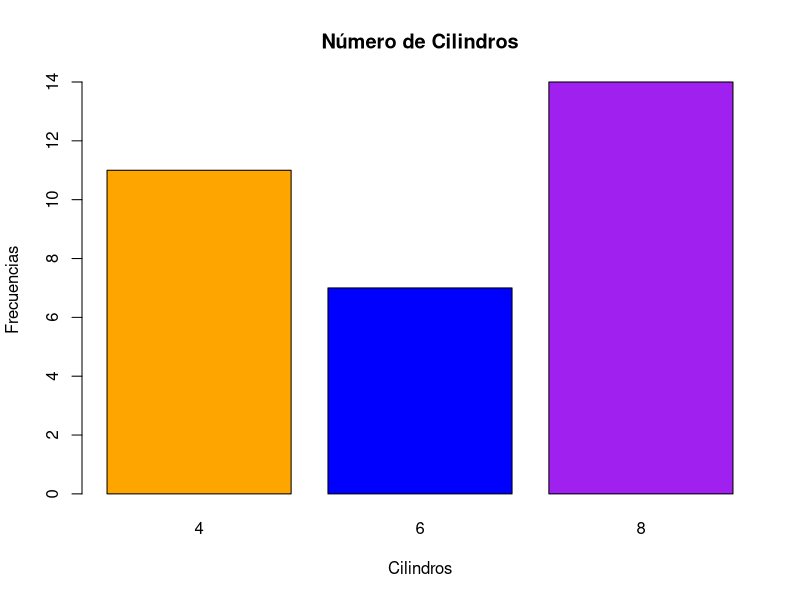
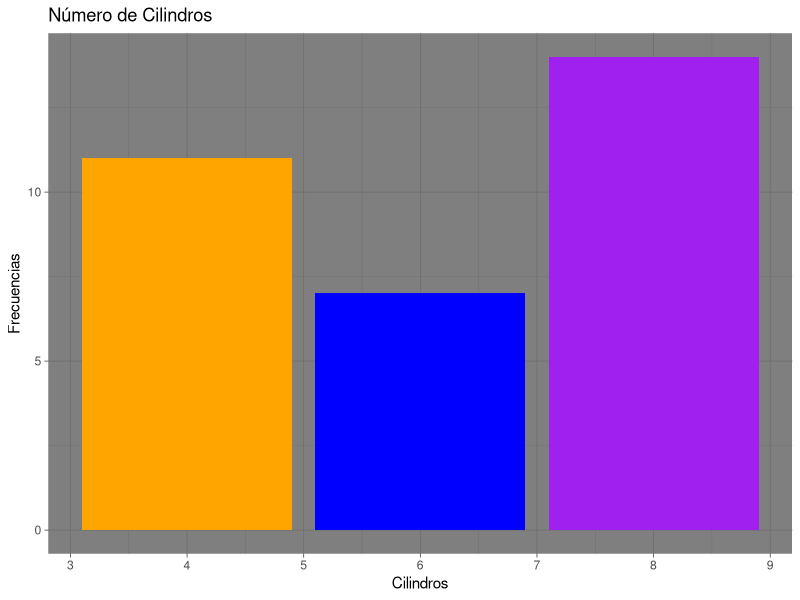
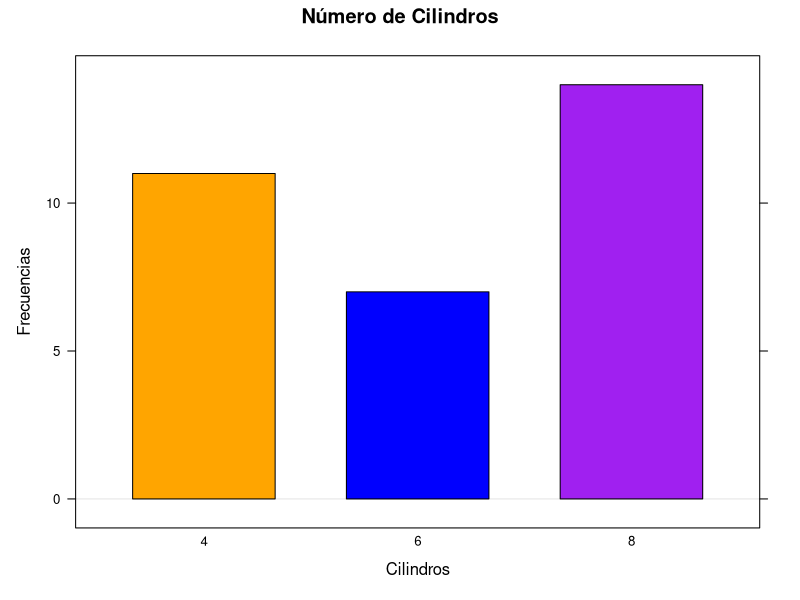

The R script that drew these images, in order:
## ---- chunk 1
knitr::opts_chunk$set(echo = TRUE)
## ---- chunk 2
summary(mtcars)

summary(mtcars$cyl)

# La función summary() nos proporciona un resumen estadístico del data set y la variable

## ---- chunk 3
x <- table(mtcars$cyl)

colores <- c("orange","blue","purple")

barplot(x,xlab="Cilindros",ylab="Frecuencias",main="Número de Cilindros",col=colores)

# barplot() es una función base del lenguaje de programación R
## ---- chunk 4

library(ggplot2)

ggplot(mtcars,aes(cyl)) + geom_bar(fill=colores) + labs(x="Cilindros",y="Frecuencias",title="Número de Cilindros") + theme_dark()

## ---- chunk 5

library(lattice)

barchart(x,xlab="Cilindros",ylab="Frecuencias",main="Número de Cilindros",col=colores,horizontal = FALSE)

